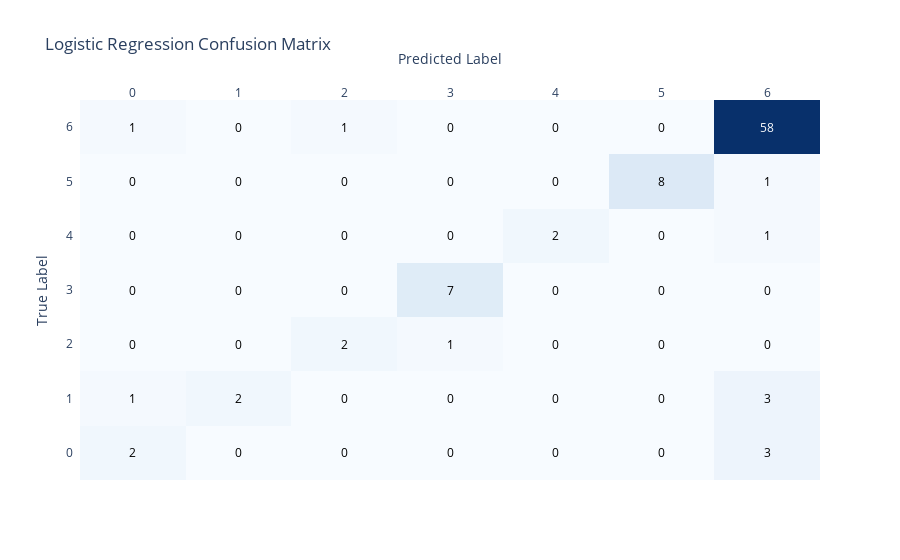

The code cell stored with this chart in its notebook:
### Code cell
from sklearn.linear_model import LogisticRegression

log_reg = LogisticRegression(random_state=42)
log_reg.fit(X_train, y_train)

# Predictions
log_reg_test_predict = log_reg.predict(testingX)

# Print the accuracy
print(f'Logistic Regression Accuracy: {accuracy_score(testingY, log_reg_test_predict)}')

# Classification report and confusion matrix
report_log_reg = classification_report(testingY, log_reg_test_predict)
print(report_log_reg)

cm_log_reg = confusion_matrix(testingY, log_reg_test_predict)
cm_df_log_reg = pd.DataFrame(cm_log_reg, index=[str(i) for i in range(cm_log_reg.shape[0])], columns=[str(i) for i in range(cm_log_reg.shape[1])])

fig_log_reg = ff.create_annotated_heatmap(
    z=cm_df_log_reg.values,
    x=list(cm_df_log_reg.columns),
    y=list(cm_df_log_reg.index),
    annotation_text=cm_df_log_reg.values,
    colorscale='Blues'
)
fig_log_reg.update_layout(title='Logistic Regression Confusion Matrix', xaxis_title='Predicted Label', yaxis_title='True Label')
fig_log_reg.show()

### Figure 1 — Plotly figure (JSON) as saved in the notebook; plotly's stock layout.template omitted (floating-point values rounded to 4 significant figures)
{"data": [{"colorscale": [[0, "rgb(247,251,255)"], [0.125, "rgb(222,235,247)"], [0.25, "rgb(198,219,239)"], [0.375, "rgb(158,202,225)"], [0.5, "rgb(107,174,214)"], [0.625, "rgb(66,146,198)"], [0.75, "rgb(33,113,181)"], [0.875, "rgb(8,81,156)"], [1, "rgb(8,48,107)"]], "reversescale": false, "showscale": false, "type": "heatmap", "x": ["0", "1", "2", "3", "4", "5", "6"], "y": ["0", "1", "2", "3", "4", "5", "6"], "z": [[2, 0, 0, 0, 0, 0, 3], [1, 2, 0, 0, 0, 0, 3], [0, 0, 2, 1, 0, 0, 0], [0, 0, 0, 7, 0, 0, 0], [0, 0, 0, 0, 2, 0, 1], [0, 0, 0, 0, 0, 8, 1], [1, 0, 1, 0, 0, 0, 58]]}], "layout": {"annotations": [{"font": {"color": "#000000"}, "showarrow": false, "text": "2", "x": "0", "xref": "x", "y": "0", "yref": "y"}, {"font": {"color": "#000000"}, "showarrow": false, "text": "0", "x": "1", "xref": "x", "y": "0", "yref": "y"}, {"font": {"color": "#000000"}, "showarrow": false, "text": "0", "x": "2", "xref": "x", "y": "0", "yref": "y"}, {"font": {"color": "#000000"}, "showarrow": false, "text": "0", "x": "3", "xref": "x", "y": "0", "yref": "y"}, {"font": {"color": "#000000"}, "showarrow": false, "text": "0", "x": "4", "xref": "x", "y": "0", "yref": "y"}, {"font": {"color": "#000000"}, "showarrow": false, "text": "0", "x": "5", "xref": "x", "y": "0", "yref": "y"}, {"font": {"color": "#000000"}, "showarrow": false, "text": "3", "x": "6", "xref": "x", "y": "0", "yref": "y"}, {"font": {"color": "#000000"}, "showarrow": false, "text": "1", "x": "0", "xref": "x", "y": "1", "yref": "y"}, {"font": {"color": "#000000"}, "showarrow": false, "text": "2", "x": "1", "xref": "x", "y": "1", "yref": "y"}, {"font": {"color": "#000000"}, "showarrow": false, "text": "0", "x": "2", "xref": "x", "y": "1", "yref": "y"}, {"font": {"color": "#000000"}, "showarrow": false, "text": "0", "x": "3", "xref": "x", "y": "1", "yref": "y"}, {"font": {"color": "#000000"}, "showarrow": false, "text": "0", "x": "4", "xref": "x", "y": "1", "yref": "y"}, {"font": {"color": "#000000"}, "showarrow": false, "text": "0", "x": "5", "xref": "x", "y": "1", "yref": "y"}, {"font": {"color": "#000000"}, "showarrow": false, "text": "3", "x": "6", "xref": "x", "y": "1", "yref": "y"}, {"font": {"color": "#000000"}, "showarrow": false, "text": "0", "x": "0", "xref": "x", "y": "2", "yref": "y"}, {"font": {"color": "#000000"}, "showarrow": false, "text": "0", "x": "1", "xref": "x", "y": "2", "yref": "y"}, {"font": {"color": "#000000"}, "showarrow": false, "text": "2", "x": "2", "xref": "x", "y": "2", "yref": "y"}, {"font": {"color": "#000000"}, "showarrow": false, "text": "1", "x": "3", "xref": "x", "y": "2", "yref": "y"}, {"font": {"color": "#000000"}, "showarrow": false, "text": "0", "x": "4", "xref": "x", "y": "2", "yref": "y"}, {"font": {"color": "#000000"}, "showarrow": false, "text": "0", "x": "5", "xref": "x", "y": "2", "yref": "y"}, {"font": {"color": "#000000"}, "showarrow": false, "text": "0", "x": "6", "xref": "x", "y": "2", "yref": "y"}, {"font": {"color": "#000000"}, "showarrow": false, "text": "0", "x": "0", "xref": "x", "y": "3", "yref": "y"}, {"font": {"color": "#000000"}, "showarrow": false, "text": "0", "x": "1", "xref": "x", "y": "3", "yref": "y"}, {"font": {"color": "#000000"}, "showarrow": false, "text": "0", "x": "2", "xref": "x", "y": "3", "yref": "y"}, {"font": {"color": "#000000"}, "showarrow": false, "text": "7", "x": "3", "xref": "x", "y": "3", "yref": "y"}, {"font": {"color": "#000000"}, "showarrow": false, "text": "0", "x": "4", "xref": "x", "y": "3", "yref": "y"}, {"font": {"color": "#000000"}, "showarrow": false, "text": "0", "x": "5", "xref": "x", "y": "3", "yref": "y"}, {"font": {"color": "#000000"}, "showarrow": false, "text": "0", "x": "6", "xref": "x", "y": "3", "yref": "y"}, {"font": {"color": "#000000"}, "showarrow": false, "text": "0", "x": "0", "xref": "x", "y": "4", "yref": "y"}, {"font": {"color": "#000000"}, "showarrow": false, "text": "0", "x": "1", "xref": "x", "y": "4", "yref": "y"}, {"font": {"color": "#000000"}, "showarrow": false, "text": "0", "x": "2", "xref": "x", "y": "4", "yref": "y"}, {"font": {"color": "#000000"}, "showarrow": false, "text": "0", "x": "3", "xref": "x", "y": "4", "yref": "y"}, {"font": {"color": "#000000"}, "showarrow": false, "text": "2", "x": "4", "xref": "x", "y": "4", "yref": "y"}, {"font": {"color": "#000000"}, "showarrow": false, "text": "0", "x": "5", "xref": "x", "y": "4", "yref": "y"}, {"font": {"color": "#000000"}, "showarrow": false, "text": "1", "x": "6", "xref": "x", "y": "4", "yref": "y"}, {"font": {"color": "#000000"}, "showarrow": false, "text": "0", "x": "0", "xref": "x", "y": "5", "yref": "y"}, {"font": {"color": "#000000"}, "showarrow": false, "text": "0", "x": "1", "xref": "x", "y": "5", "yref": "y"}, {"font": {"color": "#000000"}, "showarrow": false, "text": "0", "x": "2", "xref": "x", "y": "5", "yref": "y"}, {"font": {"color": "#000000"}, "showarrow": false, "text": "0", "x": "3", "xref": "x", "y": "5", "yref": "y"}, {"font": {"color": "#000000"}, "showarrow": false, "text": "0", "x": "4", "xref": "x", "y": "5", "yref": "y"}, {"font": {"color": "#000000"}, "showarrow": false, "text": "8", "x": "5", "xref": "x", "y": "5", "yref": "y"}, {"font": {"color": "#000000"}, "showarrow": false, "text": "1", "x": "6", "xref": "x", "y": "5", "yref": "y"}, {"font": {"color": "#000000"}, "showarrow": false, "text": "1", "x": "0", "xref": "x", "y": "6", "yref": "y"}, {"font": {"color": "#000000"}, "showarrow": false, "text": "0", "x": "1", "xref": "x", "y": "6", "yref": "y"}, {"font": {"color": "#000000"}, "showarrow": false, "text": "1", "x": "2", "xref": "x", "y": "6", "yref": "y"}, {"font": {"color": "#000000"}, "showarrow": false, "text": "0", "x": "3", "xref": "x", "y": "6", "yref": "y"}, {"font": {"color": "#000000"}, "showarrow": false, "text": "0", "x": "4", "xref": "x", "y": "6", "yref": "y"}, {"font": {"color": "#000000"}, "showarrow": false, "text": "0", "x": "5", "xref": "x", "y": "6", "yref": "y"}, {"font": {"color": "#FFFFFF"}, "showarrow": false, "text": "58", "x": "6", "xref": "x", "y": "6", "yref": "y"}], "title": {"text": "Logistic Regression Confusion Matrix"}, "xaxis": {"dtick": 1, "gridcolor": "rgb(0, 0, 0)", "side": "top", "ticks": "", "title": {"text": "Predicted Label"}}, "yaxis": {"dtick": 1, "ticks": "", "ticksuffix": "  ", "title": {"text": "True Label"}}}}
